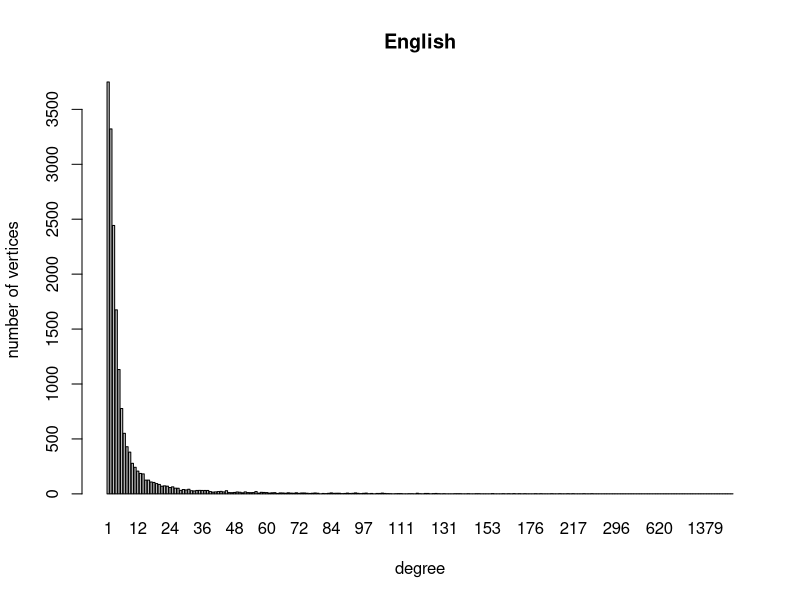
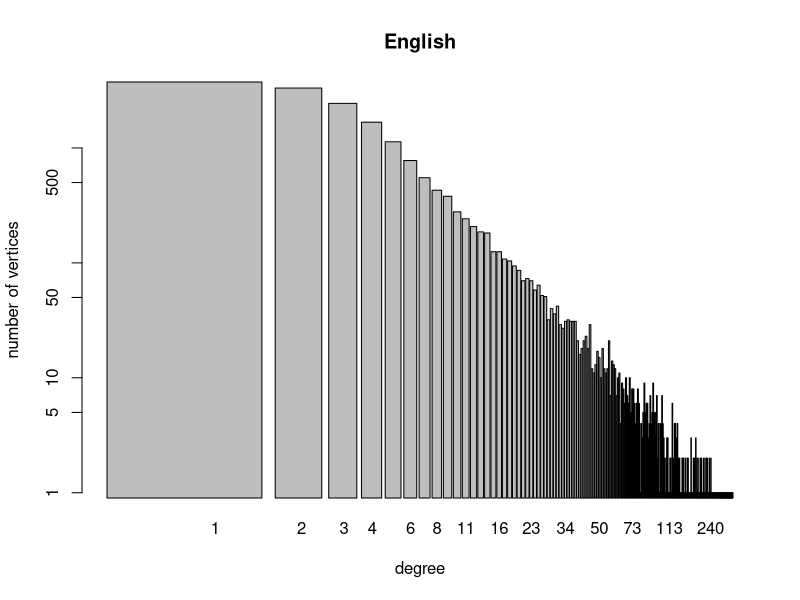

These figures' R source, in order:
require("stats4") # for MLE
require("VGAM") # for the Riemann-zeta function

degree_sequence = read.table("./data/English_out-degree_sequence.txt", header = FALSE)
degree_spectrum = table(degree_sequence)

N <- dim(degree_sequence)[1]

barplot(degree_spectrum, main = "English", xlab = "degree", ylab = "number of vertices")
barplot(degree_spectrum, main = "English", xlab = "degree", ylab = "number of vertices", log = "xy")

x <- degree_sequence$V1
minus_log_likelihood_zeta <- function(gamma) {
  length(x) * log(zeta(gamma)) + gamma * sum(log(x))
}

mle_zeta <- mle(minus_log_likelihood_zeta, start = list(gamma = 2),
                method = "L-BFGS-B", lower = c(1.0000001))

summary(mle_zeta)
attributes(summary(mle_zeta))
attributes(summary(mle_zeta))$coef[1]

attributes(summary(mle_zeta))$m2logL


get_AIC <- function(m2logL,K,N) {
  m2logL + 2*K*N/(N-K-1) # AIC with a correction for sample size
}

get_AIC(attributes(summary(mle_zeta))$m2logL, 1, N)
